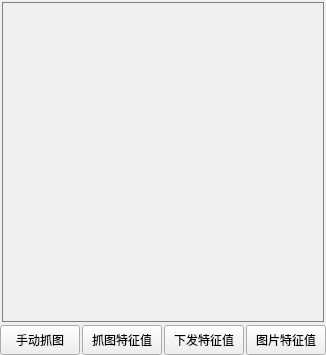
               <widget class="QWidget" name="imag_widget" native="true">
                <layout class="QVBoxLayout" name="imag_area">
                 <property name="spacing">
                  <number>1</number>
                 </property>
                 <property name="leftMargin">
                  <number>0</number>
                 </property>
                 <property name="topMargin">
                  <number>0</number>
                 </property>
                 <property name="rightMargin">
                  <number>0</number>
                 </property>
                 <property name="bottomMargin">
                  <number>0</number>
                 </property>
                 <item>
                  <layout class="QHBoxLayout" name="horizontalLayout_18">
                   <property name="leftMargin">
                    <number>2</number>
                   </property>
                   <property name="topMargin">
                    <number>2</number>
                   </property>
                   <property name="rightMargin">
                    <number>2</number>
                   </property>
                   <property name="bottomMargin">
                    <number>2</number>
                   </property>
                   <item>
                    <widget class="QLabel" name="label_picture_snap">
                     <property name="sizePolicy">
                      <sizepolicy hsizetype="Expanding" vsizetype="Expanding">
                       <horstretch>0</horstretch>
                       <verstretch>0</verstretch>
                      </sizepolicy>
                     </property>
                     <property name="minimumSize">
                      <size>
                       <width>240</width>
                       <height>320</height>
                      </size>
                     </property>
                     <property name="maximumSize">
                      <size>
                       <width>16777215</width>
                       <height>16777215</height>
                      </size>
                     </property>
                     <property name="styleSheet">
                      <string notr="true">border:1px solid gray;</string>
                     </property>
                     <property name="text">
                      <string/>
                     </property>
                    </widget>
                   </item>
                  </layout>
                 </item>
                 <item>
                  <layout class="QHBoxLayout" name="horizontalLayout_17">
                   <property name="spacing">
                    <number>2</number>
                   </property>
                   <item>
                    <widget class="QPushButton" name="pushButton_picture_snap">
                     <property name="enabled">
                      <bool>true</bool>
                     </property>
                     <property name="sizePolicy">
                      <sizepolicy hsizetype="Minimum" vsizetype="Minimum">
                       <horstretch>0</horstretch>
                       <verstretch>0</verstretch>
                      </sizepolicy>
                     </property>
                     <property name="minimumSize">
                      <size>
                       <width>0</width>
                       <height>30</height>
                      </size>
                     </property>
                     <property name="styleSheet">
                      <string notr="true"/>
                     </property>
                     <property name="text">
                      <string>手动抓图</string>
                     </property>
                    </widget>
                   </item>
                   <item>
                    <widget class="QPushButton" name="pushButton_picture_snap_char">
                     <property name="sizePolicy">
                      <sizepolicy hsizetype="Minimum" vsizetype="Minimum">
                       <horstretch>0</horstretch>
                       <verstretch>0</verstretch>
                      </sizepolicy>
                     </property>
                     <property name="minimumSize">
                      <size>
                       <width>0</width>
                       <height>30</height>
                      </size>
                     </property>
                     <property name="text">
                      <string>抓图特征值</string>
                     </property>
                    </widget>
                   </item>
                   <item>
                    <widget class="QPushButton" name="pushButton_send_picture_snap_char">
                     <property name="sizePolicy">
                      <sizepolicy hsizetype="Minimum" vsizetype="Minimum">
                       <horstretch>0</horstretch>
                       <verstretch>0</verstretch>
                      </sizepolicy>
                     </property>
                     <property name="minimumSize">
                      <size>
                       <width>0</width>
                       <height>30</height>
                      </size>
                     </property>
                     <property name="text">
                      <string>下发特征值</string>
                     </property>
                    </widget>
                   </item>
                   <item>
                    <widget class="QPushButton" name="pushButton_send_picture_char_file">
                     <property name="sizePolicy">
                      <sizepolicy hsizetype="Minimum" vsizetype="Minimum">
                       <horstretch>0</horstretch>
                       <verstretch>0</verstretch>
                      </sizepolicy>
                     </property>
                     <property name="minimumSize">
                      <size>
                       <width>0</width>
                       <height>30</height>
                      </size>
                     </property>
                     <property name="text">
                      <string>图片特征值</string>
                     </property>
                    </widget>
                   </item>
                  </layout>
                 </item>
                </layout>
               </widget>
